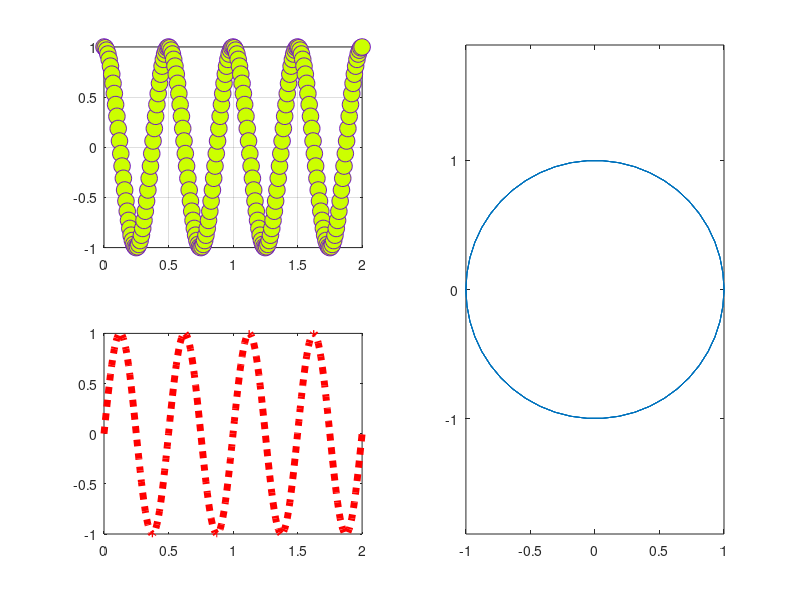

Here is the MATLAB script that generated this plot:
clc;
clear;
close all;

f0=2;
t=0:0.01:2;

x=cos(2*pi*f0*t);
y=sin(2*pi*f0*t);

figure;

subplot(2,2,1)
plot(t,x,'o:','Color',[116 31 186]/255,'MarkerSize',12,'MarkerFaceColor',[0.8 1 0]);
grid on;

subplot(2,2,3);
plot(t,y,'r:','LineWidth',5);

subplot(2,2,[2 4]);
plot(x,y);
axis equal;
